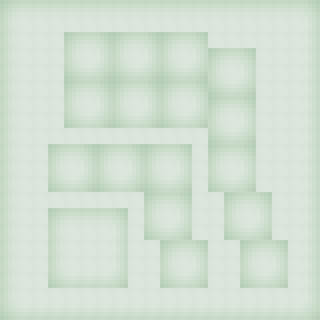

This is a level from a 2D game, rendered from its Tiled map with the project's own tilesets. A one-line summary and the map file follow, with tile-layer data summarised:
An orthogonal 20x20 tile map with 16x16 px tiles, 2 tile layers (Background, Objects).

<map version="1.0" orientation="orthogonal" renderorder="right-down" width="20" height="20" tilewidth="16" tileheight="16" nextobjectid="1">
 <tileset firstgid="1" name="bmap" tilewidth="16" tileheight="16" tilecount="64" columns="8">
  <image source="bmap.png" width="128" height="128" />
 </tileset>
 <layer name="Background" width="20" height="20">
  <data>[400 cells, 324 non-empty, 1 distinct tile ids]</data>
 </layer>
 <layer name="Objects" width="20" height="20">
  <data>[400 cells, 236 non-empty, 9 distinct tile ids]</data>
 </layer>
</map>